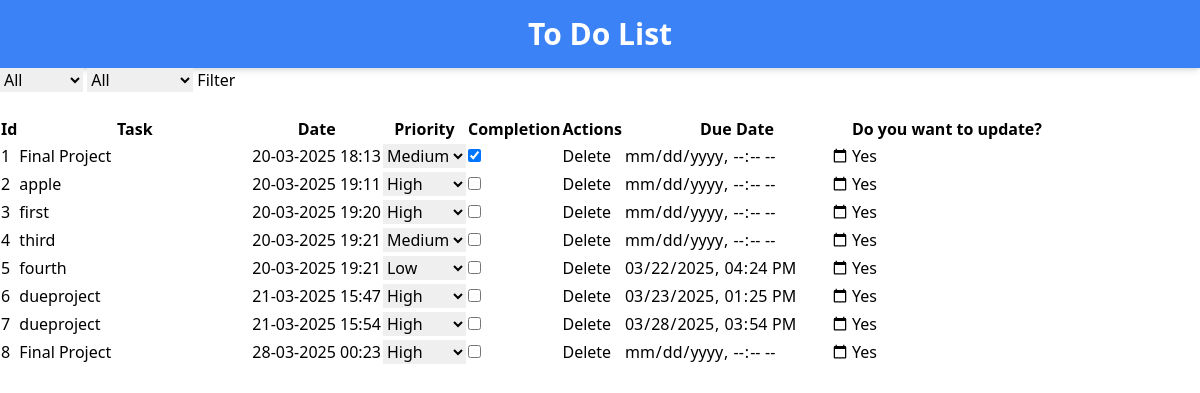
Screenshot of /edit/5 with the database file from the repository.
### app.py (models this page shows)
class Task(db.Model):
    id = db.Column(db.Integer,primary_key=True)
    task = db.Column(db.String(200),nullable=False)
    date = db.Column(db.DateTime,default=datetime.utcnow)
    priority = db.Column(db.String,nullable=False,default="Medium")
    completion = db.Column(db.String,nullable=False,default="Incomplete")
    due_date = db.Column(db.DateTime,nullable=True)

### app.py (the view, shortened to what this page needs)
@app.route('/edit/<int:id>',methods=['GET','POST'])
def edit(id):
    task = Task.query.get_or_404(id)
    Tasks = Task.query
    priority_filter = request.args.get("priority_filter","")
    completion_filter = request.args.get("completion_filter","")
    if priority_filter and priority_filter!="All":
        Tasks = Tasks.filter(Task.priority == priority_filter)
    if completion_filter and completion_filter!="All":
        Tasks = Tasks.filter(Task.completion == completion_filter)
    Tasks = Tasks.all()
    return render_template('edit.html',task=task,tasks=Tasks)

### templates/edit.html (shortened to what this page needs)
<!DOCTYPE html>
<html lang="en">
<head>
    <script src="https://cdn.tailwindcss.com"></script>
</head>
<body>
    <div class="bg-blue-500 text-white py-4 text-center shadow-md">
    <h1 class="text-3xl font-bold">To Do List</h1>
    </div>
    <form action="{{url_for('edit',id=task.id)}}" method="get">
        <select name="priority_filter">
            <option value="All">All</option>
        </select>
        <select name="completion_filter">
            <option value="All">All</option>
        </select>
        <input type="submit" value="Filter">
    </form>
    <br>
    {% if tasks %}
        <table border="1">
            <tr>
                <th>Id</th>
                <th>Task</th>
                <th>Date</th>
                <th>Priority</th>
                <th>Completion</th>
                <th>Actions</th>
                <th>Due Date</th>
                <th>Do you want to update?</th>
            </tr>
            {% for task in tasks %}
            <tr>
                <form action="{{url_for('edit',id=task.id)}}" method="post">
                <td>{{task.id}}</td>
                <td><input type="text" name="new_task" id="new_task"  placeholder="What you want to edit?" value="{{task.task}}"></td>
                <td>{% if task.date%}{{task.date.strftime('%d-%m-%Y %H:%M')}}{%else%}N/A{% endif %}</td>
                <td>
                    <label for="new_priority">
                        <select name="new_priority">
                            <option value="High" {% if task.priority=="High" %}selected{% endif %}>High</option>
                            <option value="Medium" {% if task.priority=="Medium" %}selected{% endif %}>Medium</option>
                            <option value="Low" {% if task.priority=="Low" %}selected{% endif %}>Low</option>
                        </select>
                    </label>
                </td>
                <td>
                <div>
                    <label for="new_completion">
                        <input type="checkbox" name="new_completion" value="Complete" {% if task.completion == "Complete"%}checked{%endif%}>
                    </label>
                </div>
                </td>
                <td><a href="{{url_for('delete',id=task.id)}}">Delete</a></td>
                <td><input type="datetime-local" name="new_due_date" value="{{task.due_date.strftime('%Y-%m-%dT%H:%M') if task.due_date else ''}}"></td>
                <td><input type="submit" value="Yes"></td>
                </form>
            </tr>
            {% endfor %}
        </table>
    {% else %}
    <h3>Add task to edit.</h3>
    {% endif %}
</body>
</html>

### rows the page displays
Task: id "1", new_task "Final Project", date "20-03-2025 18:13", new_priority "Medium", completion "☑"
Task: id "2", new_task "apple", date "20-03-2025 19:11", new_priority "High"
Task: id "3", new_task "first", date "20-03-2025 19:20", new_priority "High"
Task: id "4", new_task "third", date "20-03-2025 19:21", new_priority "Medium"
Task: id "5", new_task "fourth", date "20-03-2025 19:21", new_priority "Low", new_due_date "03/22/2025 16:24"
Task: id "6", new_task "dueproject", date "21-03-2025 15:47", new_priority "High", new_due_date "03/23/2025 13:25"
Task: id "7", new_task "dueproject", date "21-03-2025 15:54", new_priority "High", new_due_date "03/28/2025 15:54"
Task: id "8", new_task "Final Project", date "28-03-2025 00:23", new_priority "High"
